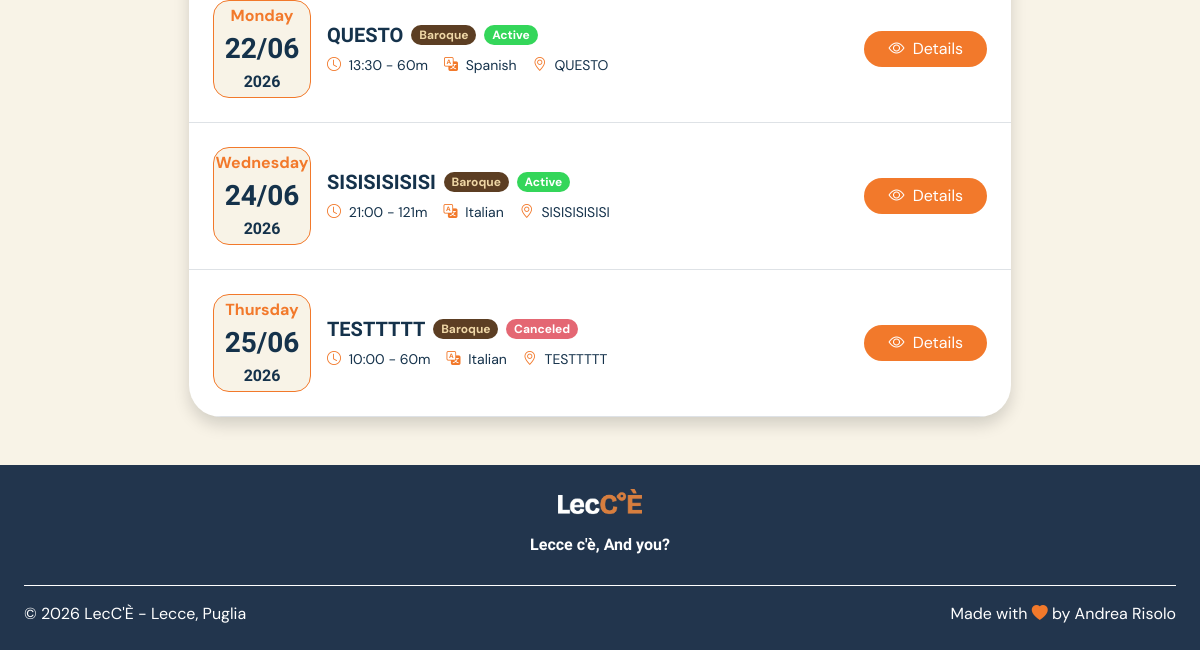
The app's page /schedule (signed in, lower part), older data.
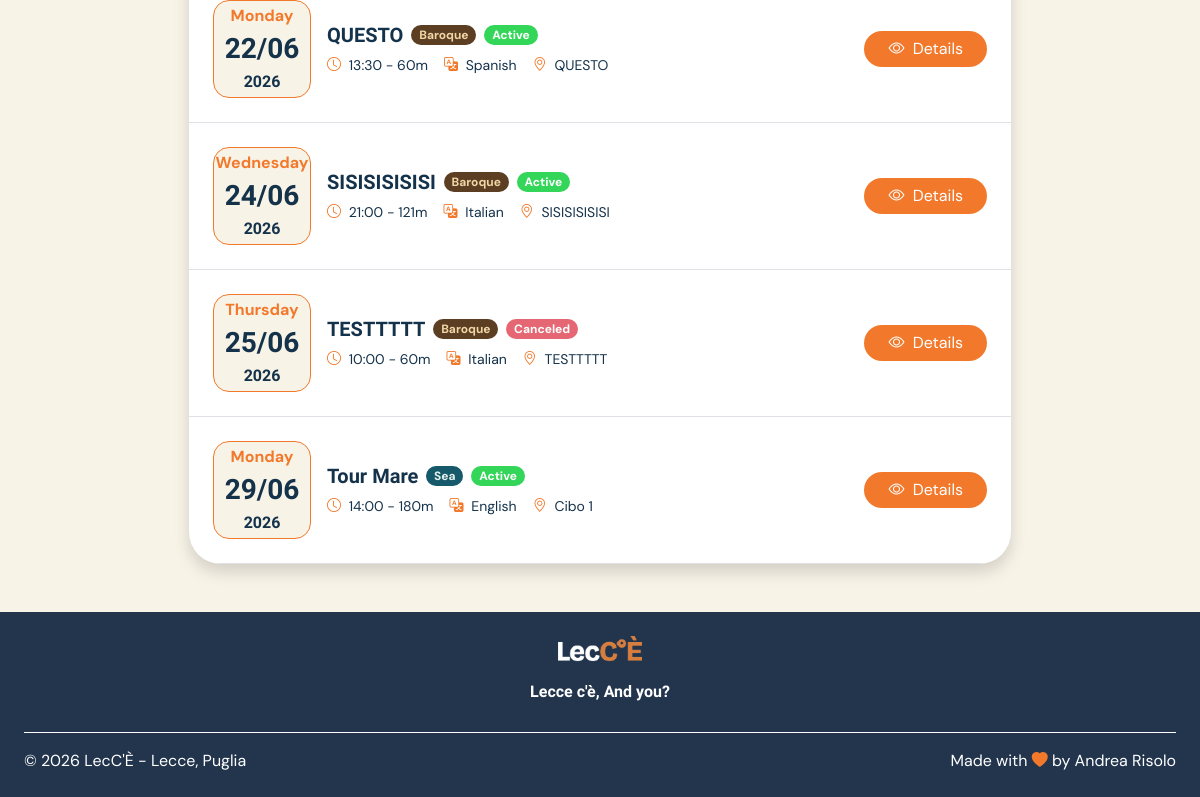
The same page, newer data.
### tables this page shows
CREATE TABLE "tour_occurrences" (
	"id"	TEXT,
	"tour_id"	TEXT NOT NULL,
	"date"	TEXT NOT NULL,
	"start_time"	TEXT NOT NULL,
	"state"	TEXT NOT NULL DEFAULT 'not_departed',
	PRIMARY KEY("id"),
	FOREIGN KEY("tour_id") REFERENCES "tours"("id")
);

CREATE TABLE "tours" (
	"id"	TEXT,
	"guide_id"	TEXT NOT NULL,
	"language_id"	TEXT NOT NULL,
	"title"	TEXT NOT NULL,
	"description"	TEXT NOT NULL,
	"duration"	INTEGER NOT NULL,
	"max_participants"	INTEGER NOT NULL,
	"theme_id"	INTEGER NOT NULL,
	"state"	TEXT NOT NULL DEFAULT 'active',
	PRIMARY KEY("id"),
	FOREIGN KEY("guide_id") REFERENCES "users"("id") ON DELETE CASCADE,
	FOREIGN KEY("language_id") REFERENCES "languages"("id") ON DELETE CASCADE,
	FOREIGN KEY("theme_id") REFERENCES "tour_themes"("id")
);

CREATE TABLE "tour_themes" (
	"id"	INTEGER,
	"name"	TEXT NOT NULL,
	"emoji"	TEXT NOT NULL,
	"description"	TEXT NOT NULL,
	PRIMARY KEY("id" AUTOINCREMENT)
);

CREATE TABLE "languages" (
	"id"	INTEGER,
	"name"	TEXT NOT NULL UNIQUE,
	PRIMARY KEY("id" AUTOINCREMENT)
);

CREATE TABLE "stops" (
	"id"	TEXT,
	"tour_id"	TEXT NOT NULL,
	"place_name"	TEXT NOT NULL,
	"order_number"	INTEGER NOT NULL,
	PRIMARY KEY("id"),
	FOREIGN KEY("tour_id") REFERENCES "tours"("id") ON DELETE CASCADE
);

### app.py (the view)
@login_required
@app.route("/schedule")
def personal_schedule():
    today = date.today()
    if current_user.role == "guide":
        occurrences = occurrencies_dao.get_not_empty_occurrences_by_guide_id(current_user.id)
        for occurrence in occurrences:
            occurrence.tour = tours_dao.get_tour_by_id(occurrence.tour_id)
            occurrence.tour.language = languages_dao.get_language_by_id(occurrence.tour.language_id)["name"]
            occurrence.tour.theme = themes_dao.get_theme_by_id(occurrence.tour.theme_id)
            occurrence.tour.stops = stops_dao.get_first_stop_by_tour(occurrence.tour)
        upcoming = occurrences
    else:
        reservations = reservations_dao.get_reservations_by_participant_id(current_user.id)
        occurrencies = []
        for reservation in reservations:
            occurrence = occurrencies_dao.get_occurrence_by_id(reservation.occurrence_id)
            occurrence.tour = tours_dao.get_tour_by_id(occurrence.tour_id)
            occurrence.tour.language = languages_dao.get_language_by_id(occurrence.tour.language_id)["name"]
            occurrence.tour.theme = themes_dao.get_theme_by_id(occurrence.tour.theme_id)
            occurrence.tour.stops = stops_dao.get_first_stop_by_tour(occurrence.tour)
            occurrence.reservation = reservation
            occurrencies.append(occurrence)
        upcoming = occurrencies
    return render_template("personal_schedule.html", upcoming=upcoming)

### app.py (called while the page is built)
@login_manager.user_loader
def load_user(user_id):
    db_user=users_dao.get_user_by_id(user_id)
    return db_user

### database/daos/languages.py (called while the page is built)
@connect_db
def get_language_by_id(conn, cursor, id):
    query="SELECT * FROM languages WHERE id=(?)"
    cursor.execute(query, (id,))
    language=cursor.fetchone()
    if language is None:
        return None
    return dict(language)

### database/daos/occurrencies.py (called while the page is built)
@connect_db
def get_occurrence_by_id(conn, cursor, occurrence_id):
    query="SELECT * FROM tour_occurrences WHERE id=(?)"
    cursor.execute(query, (occurrence_id,))
    occurrence=cursor.fetchone()
    if occurrence is None:
        return None
    occurrence_obj=Occurrence(occurrence["id"], occurrence["tour_id"], datetime.datetime.strptime(occurrence["date"], "%Y-%m-%d").date(), occurrence["start_time"], occurrence["state"])
    return occurrence_obj

### database/daos/stops.py (called while the page is built)
@connect_db
def get_first_stop_by_tour(conn, cursor, tour):
    query = "SELECT place_name FROM stops WHERE tour_id=(?) ORDER BY order_number ASC LIMIT 1"
    cursor.execute(query, (tour.id,))
    stop = cursor.fetchone()
    if stop:
        return stop["place_name"]
    else:
        return None

### database/daos/themes.py (called while the page is built)
@connect_db
def get_theme_by_id(conn, cursor, id):
    query="SELECT * FROM tour_themes WHERE id=(?)"
    cursor.execute(query, (id,))
    theme=cursor.fetchone()
    if theme is None:
        return None
    theme_obj=Theme(theme["id"], theme["name"], theme["emoji"], theme["description"])
    return theme_obj

### database/daos/tours.py (called while the page is built)
@connect_db
def get_tour_by_id(conn, cursor, id):
    query="SELECT * FROM tours WHERE id=(?)"
    cursor.execute(query, (id,))
    tour=cursor.fetchone()
    if tour is None:
        return None
    tour_obj=Tour(tour["id"], tour["title"], tour["description"], tour["duration"], tour["max_participants"], tour["theme_id"], tour["language_id"], tour["guide_id"], tour["state"])
    return tour_obj

### database/daos/users.py (called while the page is built)
@connect_db
def get_user_by_id(conn, cursor, id):
    query="SELECT * FROM users WHERE id=(?)"
    cursor.execute(query, (id,))
    user=cursor.fetchone()
    if user is None:
        return None
    user_obj=User(user["id"], user["role"], user["email"], user["password"], user["first_name"], user["last_name"], user["profile_photo"])
    return user_obj

### templates/personal_schedule.html (shortened to what this page needs)
{% extends "base.html" %}
{% block content %}
<main class="mx-4 my-5">
    <div class="container w-75">
        <section class="mb-5">
            <div class="bg-white rounded-5 shadow overflow-hidden">
                {% if upcoming|length > 0 %}
                {% for occurrence in upcoming %}
                {% include "booking_card.html" %}
                {% endfor %}
                {% else %}
                <div class="d-flex justify-content-center p-4">
                    <p class="mb-0">No upcoming occurrences found</p>
                </div>
                {% endif %}
            </div>
        </section>
    </div>
</main>
{% endblock %}

### templates/base.html (shortened to what this page needs)
<!doctype html>
<html lang="en">
<head>
    <link href="https://cdn.jsdelivr.net/npm/bootstrap@5.3.5/dist/css/bootstrap.min.css" rel="stylesheet"
>
    <link rel="stylesheet" href="https://cdn.jsdelivr.net/npm/bootstrap-icons@1.11.3/font/bootstrap-icons.min.css">
    <link rel="stylesheet" href="{{ url_for('static', filename='css/style.css') }}">
    <link rel="stylesheet" href="{{ url_for('static', filename='css/themes.css') }}">
    <link rel="stylesheet" href="https://cdn.jsdelivr.net/npm/flatpickr/dist/flatpickr.min.css">
</head>
<body>
    <div class="container-fluid">
        {%block content %}{% endblock %}
    </div>
    <footer class="lecce-secondary-background mt-1 p-4">
        <div class="d-flex flex-column align-items-center text-center">
            <img class="lecce-logo mb-2"
                src="{{ url_for('static', filename='images/utility_images/LecCE_logo_secondary.png') }}"
                alt="LecCÈ Logo">
            <p class="lecce-text-impact fw-semibold lh-lg mb-4">
                Lecce c'è, And you?
            </p>
        </div>
        <div class="d-flex flex-column flex-md-row justify-content-between gap-2 border-top border-white pt-3">
            <span class="mb-0">
                © 2026 LecC'È - Lecce, Puglia
            </span>
            <span class="mb-0">
                Made with <i class="bi bi-heart-fill lecce-primary-color"></i> by Andrea Risolo
            </span>
        </div>
    </footer>
</body>
</html>

### templates/booking_card.html
<div class="d-flex flex-row align-items-center justify-content-between gap-3 p-4 border-bottom">
    <div class="d-flex align-items-center gap-3">
        <div class="rounded-4 lecce-profile-date p-5">
            <span class="lecce-primary-color fw-bold mb-0 fs-6">{{ occurrence.date.strftime('%A') }}</span>
            <span class="lecce-text-impact lecce-secondary-color fw-bold fs-3 mb-0">{{ occurrence.date.strftime('%d/%m')
                }}</span>
            <span class="lecce-text-impact lecce-secondary-color fw-bold fs-6 mb-0">{{ occurrence.date.strftime('%Y')
                }}</span>
        </div>
        <div>
            <div class="d-flex align-items-center gap-2 mb-2">
                <h3 class="h5 lecce-text-impact lecce-secondary-color fw-bold m-0">
                    <a href="{{ url_for('tour', id=occurrence.tour.id) }}"
                        class="text-decoration-none lecce-secondary-color">
                        {{ occurrence.tour.title }}
                    </a>
                </h3>
                <div
                    class="badge rounded-4 lecce-{{ occurrence.tour.theme.name.lower() }}-background lecce-{{ occurrence.tour.theme.name.lower() }}-text">
                    {{ occurrence.tour.theme.name }}</div>
                {% if occurrence.reservation is not none and occurrence.reservation.state == "canceled" %}
                <div class="badge rounded-4 lecce-negative-background">Canceled</div>
                {% endif %}
                {% if occurrence.reservation is not none and occurrence.reservation.state == "active" %}
                <div class="badge rounded-4 lecce-positive-background">Active</div>
                {% endif %}
            </div>
            <div class="d-flex flex-wrap gap-3 small lecce-secondary-color">
                <span>
                    <i class="bi bi-clock lecce-primary-color me-1"></i>
                    {{ occurrence.start_time }} - {{ occurrence.tour.duration }}m
                </span>
                <span>
                    <i class="bi bi-translate lecce-primary-color me-1"></i>
                    {{ occurrence.tour.language }}
                </span>
                <span>
                    <i class="bi bi-geo-alt lecce-primary-color me-1"></i>
                    {{ occurrence.tour.stops }}
                </span>
            </div>
        </div>
    </div>
    <div>
        {% if current_user.id == occurrence.reservation.participant_id %}
        {% if current_user.role == 'participant' %}
        <a href="{{ url_for('reservation', id=occurrence.reservation.id) }}"
            class="btn lecce-btn lecce-primary-background px-4">
            <i class="bi bi-eye me-1"></i>
            Details
        </a>
        {% else %}
        <a href="#" class="btn lecce-btn lecce-primary-background px-4">
            <i class="bi bi-eye me-1"></i>
            Details
        </a>
        {% endif %}
        {% endif %}
    </div>
</div>

### static/css/style.css (style rules this page uses)
body { background-color: #F8F3E7; font-family: "DM Sans", sans-serif; }
.lecce-logo { height: 2rem; }
.lecce-text-impact { font-family: "Bricolage Grotesque", sans-serif; }
.lecce-positive-background { background-color: #34d65a; }
.lecce-negative-background { background-color: #e46773; }
.lecce-btn { color: white; border: none; border-radius: 1000px; }
.lecce-primary-background { background-color: #F2792B; color: white; }
.lecce-secondary-background { background-color: #22354d; color: white; }
.lecce-profile-date { background-color: #F8F3E7; border: 0.1rem solid #F2792B; aspect-ratio: 1/1; border-radius: 0%; width: 4rem; height: 4rem; display: flex; flex-direction: column; align-items: center; justify-content: center; }

### static/css/themes.css (style rules this page uses)
.lecce-baroque-background { background-color: #5c3e23; }
.lecce-baroque-text { color: #EFD7A6; }
.lecce-sea-background { background-color: #15596B; }
.lecce-sea-text { color: #E7F1EC; }

Row changes from the older to the newer data that the page shows:
added tour_occurrences: date "Monday", date "29/06", date "2026", tour "Tour Mare", tour.theme.name "Sea", shows "Active", start_time "14:00", tour.duration "180", tour.language "English", tour.stops "Cibo 1"
